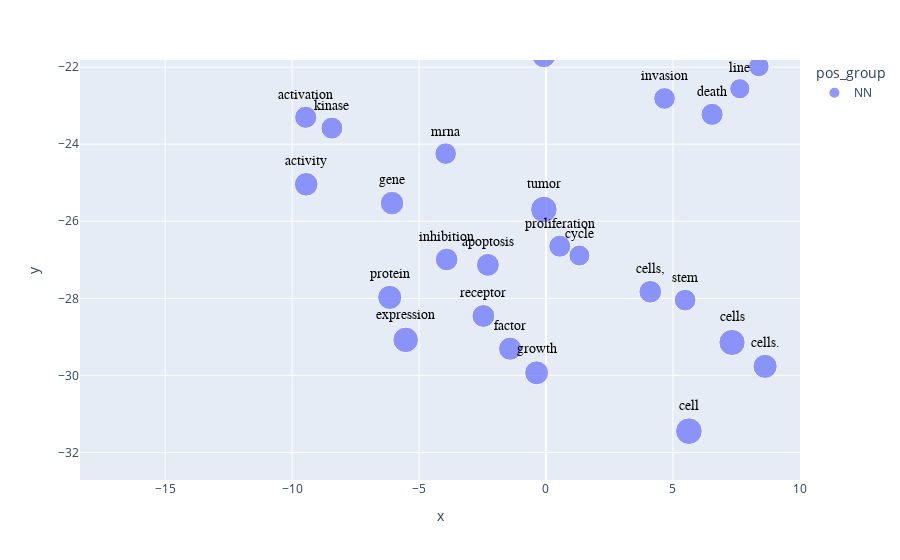

The notebook cell saved with this chart:
### Code cell
px.scatter(year2010[year2010['pos_group'] == "NN"].reset_index(), 'x', 'y', 
           text='term_str', 
           color='pos_group', 
           hover_name='term_str',          
           size='size',
           height=1000).update_traces(
                mode='markers+text', 
                textfont=dict(color='black', size=14, family='Arial'),
                textposition='top center')

### Figure 1 — Plotly figure (JSON) as saved in the notebook; plotly's stock layout.template omitted (floating-point values rounded to 4 significant figures; data arrays with more than 128 entries replaced by an {"elided": "..."} marker saying what was removed)
{"data": [{"hovertemplate": "<b>%{hovertext}</b><br><br>pos_group=NN<br>x=%{x}<br>y=%{y}<br>size=%{marker.size}<br>term_str=%{text}<extra></extra>", "hovertext": {"elided": "312 str values"}, "legendgroup": "NN", "marker": {"color": "#636efa", "size": {"elided": "312 float values"}, "sizemode": "area", "sizeref": 0.01957, "symbol": "circle"}, "mode": "markers+text", "name": "NN", "orientation": "v", "showlegend": true, "text": {"elided": "312 str values"}, "textfont": {"color": "black", "family": "Arial", "size": 14}, "textposition": "top center", "type": "scatter", "x": {"elided": "312 float values"}, "xaxis": "x", "y": {"elided": "312 float values"}, "yaxis": "y"}], "layout": {"autosize": true, "legend": {"itemsizing": "constant", "title": {"text": "pos_group"}, "tracegroupgap": 0}, "margin": {"t": 60}, "xaxis": {"anchor": "y", "autorange": false, "domain": [0, 1], "range": [-18.35, 10.01], "title": {"text": "x"}, "type": "linear"}, "yaxis": {"anchor": "x", "autorange": false, "domain": [0, 1], "range": [-32.71, -21.82], "title": {"text": "y"}, "type": "linear"}}}
